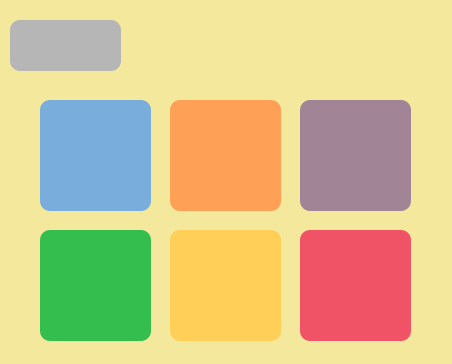
<?xml version="1.0" encoding="UTF-8"?>
<ui version="4.0">
 <class>helpWindow</class>
 <widget class="QMainWindow" name="helpWindow">
  <property name="geometry">
   <rect>
    <x>0</x>
    <y>0</y>
    <width>452</width>
    <height>364</height>
   </rect>
  </property>
  <property name="minimumSize">
   <size>
    <width>452</width>
    <height>364</height>
   </size>
  </property>
  <property name="maximumSize">
   <size>
    <width>452</width>
    <height>364</height>
   </size>
  </property>
  <property name="windowTitle">
   <string>Ajuda</string>
  </property>
  <property name="layoutDirection">
   <enum>Qt::LeftToRight</enum>
  </property>
  <property name="styleSheet">
   <string notr="true">background-color: rgb(244, 232, 157);</string>
  </property>
  <widget class="QWidget" name="centralwidget">
   <widget class="QLabel" name="label">
    <property name="geometry">
     <rect>
      <x>160</x>
      <y>20</y>
      <width>121</width>
      <height>51</height>
     </rect>
    </property>
    <property name="text">
     <string/>
    </property>
    <property name="pixmap">
     <pixmap>Ajuda.png</pixmap>
    </property>
    <property name="scaledContents">
     <bool>true</bool>
    </property>
   </widget>
   <widget class="QPushButton" name="helpSobre_Button">
    <property name="geometry">
     <rect>
      <x>40</x>
      <y>100</y>
      <width>111</width>
      <height>111</height>
     </rect>
    </property>
    <property name="cursor">
     <cursorShape>PointingHandCursor</cursorShape>
    </property>
    <property name="styleSheet">
     <string notr="true">QPushButton{
	border-radius:10px;
	background-color: rgb(121, 173, 220);

}

QPushButton:hover{
	background-color: rgb(121, 194, 220);
}


</string>
    </property>
    <property name="text">
     <string/>
    </property>
    <property name="icon">
     <iconset>
      <normaloff>Sobre.png</normaloff>Sobre.png</iconset>
    </property>
    <property name="iconSize">
     <size>
      <width>65</width>
      <height>65</height>
     </size>
    </property>
   </widget>
   <widget class="QPushButton" name="helpAjuda_Button">
    <property name="geometry">
     <rect>
      <x>170</x>
      <y>100</y>
      <width>111</width>
      <height>111</height>
     </rect>
    </property>
    <property name="cursor">
     <cursorShape>PointingHandCursor</cursorShape>
    </property>
    <property name="styleSheet">
     <string notr="true">QPushButton{
	border-radius:10px;
	background-color: rgb(254, 160, 85);

}

QPushButton:hover{
	background-color: rgb(254, 185, 85);
}

</string>
    </property>
    <property name="text">
     <string/>
    </property>
    <property name="icon">
     <iconset>
      <normaloff>Ajuda.png</normaloff>Ajuda.png</iconset>
    </property>
    <property name="iconSize">
     <size>
      <width>65</width>
      <height>65</height>
     </size>
    </property>
   </widget>
   <widget class="QPushButton" name="helpComandos_Button">
    <property name="geometry">
     <rect>
      <x>300</x>
      <y>100</y>
      <width>111</width>
      <height>111</height>
     </rect>
    </property>
    <property name="cursor">
     <cursorShape>PointingHandCursor</cursorShape>
    </property>
    <property name="styleSheet">
     <string notr="true">QPushButton{
	border-radius:10px;
	background-color: rgb(162, 132, 151);

}

QPushButton:hover{
	background-color: rgb(162, 168, 206);
}

</string>
    </property>
    <property name="text">
     <string/>
    </property>
    <property name="icon">
     <iconset>
      <normaloff>comandos.png</normaloff>comandos.png</iconset>
    </property>
    <property name="iconSize">
     <size>
      <width>95</width>
      <height>95</height>
     </size>
    </property>
   </widget>
   <widget class="QPushButton" name="helpAdicionar_Button">
    <property name="geometry">
     <rect>
      <x>300</x>
      <y>230</y>
      <width>111</width>
      <height>111</height>
     </rect>
    </property>
    <property name="cursor">
     <cursorShape>PointingHandCursor</cursorShape>
    </property>
    <property name="styleSheet">
     <string notr="true">QPushButton{
	border-radius:10px;
	background-color: rgb(240, 83, 101);

}

QPushButton:hover{
	background-color: rgb(253, 108, 111);
}
</string>
    </property>
    <property name="text">
     <string/>
    </property>
    <property name="icon">
     <iconset>
      <normaloff>Adicionar Lembrete.png</normaloff>Adicionar Lembrete.png</iconset>
    </property>
    <property name="iconSize">
     <size>
      <width>100</width>
      <height>100</height>
     </size>
    </property>
   </widget>
   <widget class="QPushButton" name="helpListar_Button">
    <property name="geometry">
     <rect>
      <x>40</x>
      <y>230</y>
      <width>111</width>
      <height>111</height>
     </rect>
    </property>
    <property name="cursor">
     <cursorShape>PointingHandCursor</cursorShape>
    </property>
    <property name="styleSheet">
     <string notr="true">QPushButton{
	border-radius:10px;
	background-color: rgb(52, 190, 78);

}

QPushButton:hover{
	background-color: rgb(54, 215, 96);
}
</string>
    </property>
    <property name="text">
     <string/>
    </property>
    <property name="icon">
     <iconset>
      <normaloff>listar lembretes.png</normaloff>listar lembretes.png</iconset>
    </property>
    <property name="iconSize">
     <size>
      <width>100</width>
      <height>100</height>
     </size>
    </property>
   </widget>
   <widget class="QPushButton" name="helpExcluir_Button">
    <property name="geometry">
     <rect>
      <x>170</x>
      <y>230</y>
      <width>111</width>
      <height>111</height>
     </rect>
    </property>
    <property name="cursor">
     <cursorShape>PointingHandCursor</cursorShape>
    </property>
    <property name="styleSheet">
     <string notr="true">QPushButton{
	border-radius:10px;
	background-color: rgb(255, 207, 87);

}

QPushButton:hover{
	background-color: rgb(255, 226, 106);
}
</string>
    </property>
    <property name="text">
     <string/>
    </property>
    <property name="icon">
     <iconset>
      <normaloff>Excluir Lembrete.png</normaloff>Excluir Lembrete.png</iconset>
    </property>
    <property name="iconSize">
     <size>
      <width>100</width>
      <height>100</height>
     </size>
    </property>
   </widget>
   <widget class="QLabel" name="label_2">
    <property name="geometry">
     <rect>
      <x>290</x>
      <y>20</y>
      <width>41</width>
      <height>41</height>
     </rect>
    </property>
    <property name="text">
     <string/>
    </property>
    <property name="pixmap">
     <pixmap>../Downloads/megafone.png</pixmap>
    </property>
    <property name="scaledContents">
     <bool>true</bool>
    </property>
   </widget>
   <widget class="QPushButton" name="helpBack_Button">
    <property name="geometry">
     <rect>
      <x>10</x>
      <y>20</y>
      <width>111</width>
      <height>51</height>
     </rect>
    </property>
    <property name="cursor">
     <cursorShape>PointingHandCursor</cursorShape>
    </property>
    <property name="styleSheet">
     <string notr="true">QPushButton{
	border-radius:10px;
	background-color: rgb(182, 182, 182);

}

QPushButton:hover{
	background-color: rgb(198, 198, 198);
}
</string>
    </property>
    <property name="text">
     <string/>
    </property>
    <property name="icon">
     <iconset>
      <normaloff>Voltar.png</normaloff>Voltar.png</iconset>
    </property>
    <property name="iconSize">
     <size>
      <width>50</width>
      <height>50</height>
     </size>
    </property>
   </widget>
  </widget>
 </widget>
 <resources/>
 <connections>
  <connection>
   <sender>helpBack_Button</sender>
   <signal>clicked()</signal>
   <receiver>helpWindow</receiver>
   <slot>close()</slot>
   <hints>
    <hint type="sourcelabel">
     <x>65</x>
     <y>45</y>
    </hint>
    <hint type="destinationlabel">
     <x>225</x>
     <y>181</y>
    </hint>
   </hints>
  </connection>
 </connections>
</ui>
